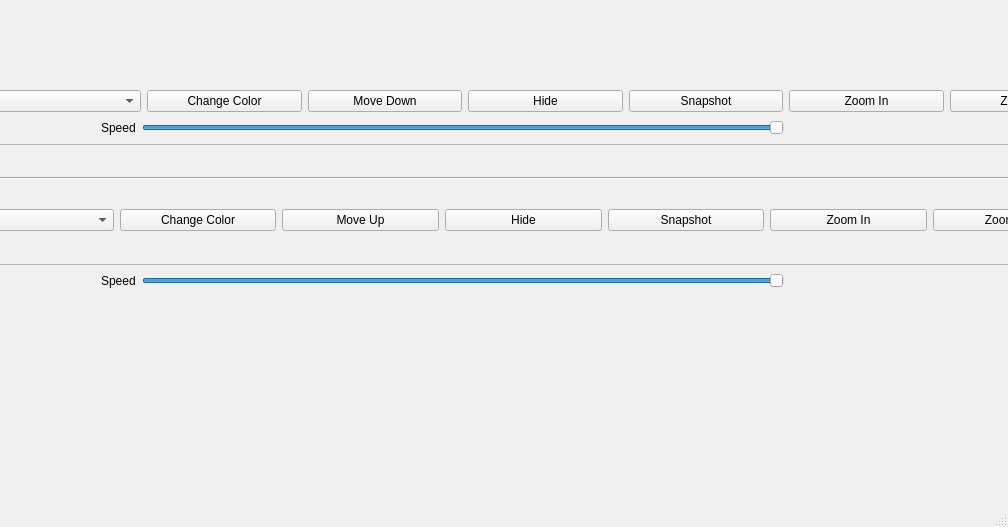
<?xml version="1.0" encoding="UTF-8"?>
<ui version="4.0">
 <class>MainWindow</class>
 <widget class="QMainWindow" name="MainWindow">
  <property name="geometry">
   <rect>
    <x>0</x>
    <y>0</y>
    <width>1008</width>
    <height>526</height>
   </rect>
  </property>
  <property name="windowTitle">
   <string>MainWindow</string>
  </property>
  <property name="layoutDirection">
   <enum>Qt::LeftToRight</enum>
  </property>
  <widget class="QWidget" name="centralwidget">
   <property name="minimumSize">
    <size>
     <width>0</width>
     <height>505</height>
    </size>
   </property>
   <property name="maximumSize">
    <size>
     <width>16777215</width>
     <height>505</height>
    </size>
   </property>
   <widget class="QWidget" name="verticalLayoutWidget_2">
    <property name="geometry">
     <rect>
      <x>-540</x>
      <y>90</y>
      <width>1965</width>
      <height>201</height>
     </rect>
    </property>
    <layout class="QVBoxLayout" name="verticalLayout_2">
     <item>
      <layout class="QVBoxLayout" name="verticalLayout_5">
       <item>
        <layout class="QHBoxLayout" name="horizontalLayout_9">
         <item>
          <widget class="QPushButton" name="pushButton_11">
           <property name="text">
            <string>Open Signal</string>
           </property>
          </widget>
         </item>
         <item>
          <widget class="QPushButton" name="pushButton_16">
           <property name="text">
            <string>Link</string>
           </property>
          </widget>
         </item>
         <item>
          <widget class="QPushButton" name="pushButton_13">
           <property name="text">
            <string>Play</string>
           </property>
          </widget>
         </item>
         <item>
          <widget class="QComboBox" name="cB_loadcsvtop">
           <property name="sizePolicy">
            <sizepolicy hsizetype="Fixed" vsizetype="Fixed">
             <horstretch>0</horstretch>
             <verstretch>0</verstretch>
            </sizepolicy>
           </property>
           <property name="minimumSize">
            <size>
             <width>200</width>
             <height>0</height>
            </size>
           </property>
           <property name="maximumSize">
            <size>
             <width>200</width>
             <height>16777215</height>
            </size>
           </property>
          </widget>
         </item>
         <item>
          <widget class="QPushButton" name="color_up">
           <property name="text">
            <string>Change Color</string>
           </property>
          </widget>
         </item>
         <item>
          <widget class="QPushButton" name="pushButton_9">
           <property name="text">
            <string>Move Down</string>
           </property>
          </widget>
         </item>
         <item>
          <widget class="QPushButton" name="pushButton_14">
           <property name="text">
            <string>Hide</string>
           </property>
          </widget>
         </item>
         <item>
          <widget class="QPushButton" name="pushButton_15">
           <property name="text">
            <string>Snapshot</string>
           </property>
          </widget>
         </item>
         <item>
          <widget class="QPushButton" name="pushButton_17">
           <property name="text">
            <string>Zoom In</string>
           </property>
          </widget>
         </item>
         <item>
          <widget class="QPushButton" name="pushButton_18">
           <property name="text">
            <string>Zoom Out</string>
           </property>
          </widget>
         </item>
         <item>
          <widget class="QPushButton" name="pushButton_19">
           <property name="text">
            <string>Reset View</string>
           </property>
          </widget>
         </item>
         <item>
          <widget class="QPushButton" name="pushButton_20">
           <property name="text">
            <string>Clear</string>
           </property>
          </widget>
         </item>
         <item>
          <layout class="QVBoxLayout" name="verticalLayout_7"/>
         </item>
        </layout>
       </item>
      </layout>
     </item>
     <item>
      <layout class="QVBoxLayout" name="verticalLayout_3"/>
     </item>
     <item>
      <layout class="QHBoxLayout" name="horizontalLayout_2">
       <item>
        <spacer name="horizontalSpacer_2">
         <property name="orientation">
          <enum>Qt::Horizontal</enum>
         </property>
         <property name="sizeHint" stdset="0">
          <size>
           <width>40</width>
           <height>20</height>
          </size>
         </property>
        </spacer>
       </item>
       <item>
        <widget class="QLabel" name="label_3">
         <property name="text">
          <string>Speed</string>
         </property>
        </widget>
       </item>
       <item>
        <widget class="QSlider" name="horizontalSlider">
         <property name="sliderPosition">
          <number>99</number>
         </property>
         <property name="orientation">
          <enum>Qt::Horizontal</enum>
         </property>
        </widget>
       </item>
       <item>
        <spacer name="horizontalSpacer_3">
         <property name="orientation">
          <enum>Qt::Horizontal</enum>
         </property>
         <property name="sizeHint" stdset="0">
          <size>
           <width>40</width>
           <height>20</height>
          </size>
         </property>
        </spacer>
       </item>
      </layout>
     </item>
     <item>
      <layout class="QVBoxLayout" name="verticalLayout_4">
       <item>
        <widget class="QFrame" name="frame">
         <property name="frameShape">
          <enum>QFrame::StyledPanel</enum>
         </property>
         <property name="frameShadow">
          <enum>QFrame::Raised</enum>
         </property>
         <layout class="QHBoxLayout" name="horizontalLayout">
          <item>
           <layout class="QVBoxLayout" name="verticalLayout">
            <item>
             <widget class="Line" name="line">
              <property name="orientation">
               <enum>Qt::Horizontal</enum>
              </property>
             </widget>
            </item>
            <item>
             <layout class="QHBoxLayout" name="horizontalLayout_8">
              <item>
               <widget class="QPushButton" name="pushButton_2">
                <property name="sizePolicy">
                 <sizepolicy hsizetype="Fixed" vsizetype="Fixed">
                  <horstretch>0</horstretch>
                  <verstretch>0</verstretch>
                 </sizepolicy>
                </property>
                <property name="minimumSize">
                 <size>
                  <width>275</width>
                  <height>0</height>
                 </size>
                </property>
                <property name="maximumSize">
                 <size>
                  <width>200</width>
                  <height>16777215</height>
                 </size>
                </property>
                <property name="text">
                 <string>Open Signal</string>
                </property>
               </widget>
              </item>
              <item>
               <widget class="QPushButton" name="pushButton_3">
                <property name="text">
                 <string>Play</string>
                </property>
               </widget>
              </item>
              <item>
               <widget class="QComboBox" name="cB_loadcsvbottom">
                <property name="sizePolicy">
                 <sizepolicy hsizetype="Fixed" vsizetype="Fixed">
                  <horstretch>0</horstretch>
                  <verstretch>0</verstretch>
                 </sizepolicy>
                </property>
                <property name="minimumSize">
                 <size>
                  <width>200</width>
                  <height>0</height>
                 </size>
                </property>
                <property name="maximumSize">
                 <size>
                  <width>200</width>
                  <height>16777215</height>
                 </size>
                </property>
               </widget>
              </item>
              <item>
               <widget class="QPushButton" name="color_down">
                <property name="text">
                 <string>Change Color</string>
                </property>
               </widget>
              </item>
              <item>
               <widget class="QPushButton" name="pushButton_21">
                <property name="text">
                 <string>Move Up</string>
                </property>
               </widget>
              </item>
              <item>
               <widget class="QPushButton" name="pushButton_8">
                <property name="text">
                 <string>Hide</string>
                </property>
               </widget>
              </item>
              <item>
               <widget class="QPushButton" name="pushButton_10">
                <property name="text">
                 <string>Snapshot</string>
                </property>
               </widget>
              </item>
              <item>
               <widget class="QPushButton" name="pushButton_4">
                <property name="text">
                 <string>Zoom In</string>
                </property>
               </widget>
              </item>
              <item>
               <widget class="QPushButton" name="pushButton_5">
                <property name="text">
                 <string>Zoom Out</string>
                </property>
               </widget>
              </item>
              <item>
               <widget class="QPushButton" name="pushButton_6">
                <property name="text">
                 <string>Reset View</string>
                </property>
               </widget>
              </item>
              <item>
               <widget class="QPushButton" name="pushButton_7">
                <property name="text">
                 <string>Clear</string>
                </property>
               </widget>
              </item>
             </layout>
            </item>
           </layout>
          </item>
         </layout>
        </widget>
       </item>
       <item>
        <layout class="QVBoxLayout" name="verticalLayout_6"/>
       </item>
       <item>
        <layout class="QHBoxLayout" name="horizontalLayout_3">
         <item>
          <spacer name="horizontalSpacer_4">
           <property name="orientation">
            <enum>Qt::Horizontal</enum>
           </property>
           <property name="sizeHint" stdset="0">
            <size>
             <width>40</width>
             <height>20</height>
            </size>
           </property>
          </spacer>
         </item>
         <item>
          <widget class="QLabel" name="label_4">
           <property name="text">
            <string>Speed</string>
           </property>
          </widget>
         </item>
         <item>
          <widget class="QSlider" name="horizontalSlider_2">
           <property name="sliderPosition">
            <number>99</number>
           </property>
           <property name="orientation">
            <enum>Qt::Horizontal</enum>
           </property>
          </widget>
         </item>
         <item>
          <spacer name="horizontalSpacer_5">
           <property name="orientation">
            <enum>Qt::Horizontal</enum>
           </property>
           <property name="sizeHint" stdset="0">
            <size>
             <width>40</width>
             <height>20</height>
            </size>
           </property>
          </spacer>
         </item>
        </layout>
       </item>
      </layout>
     </item>
    </layout>
   </widget>
  </widget>
  <widget class="QStatusBar" name="statusbar"/>
 </widget>
 <resources/>
 <connections/>
</ui>
